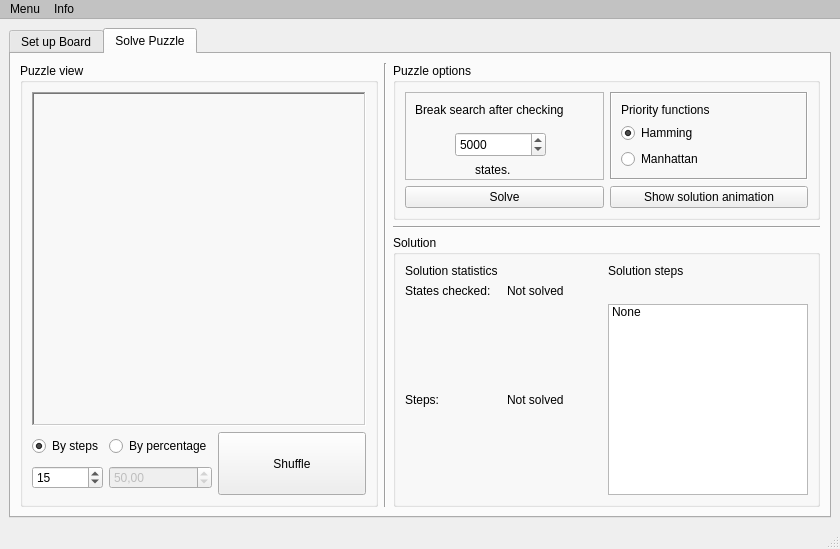
<?xml version="1.0" encoding="UTF-8"?>
<ui version="4.0">
 <class>PuzzleSolverStartScreen</class>
 <widget class="QMainWindow" name="PuzzleSolverStartScreen">
  <property name="geometry">
   <rect>
    <x>0</x>
    <y>0</y>
    <width>840</width>
    <height>549</height>
   </rect>
  </property>
  <property name="sizePolicy">
   <sizepolicy hsizetype="Fixed" vsizetype="Fixed">
    <horstretch>0</horstretch>
    <verstretch>0</verstretch>
   </sizepolicy>
  </property>
  <property name="contextMenuPolicy">
   <enum>Qt::ActionsContextMenu</enum>
  </property>
  <property name="windowTitle">
   <string>Puzzle Solver</string>
  </property>
  <property name="locale">
   <locale language="Polish" country="Poland"/>
  </property>
  <property name="tabShape">
   <enum>QTabWidget::Rounded</enum>
  </property>
  <property name="unifiedTitleAndToolBarOnMac">
   <bool>false</bool>
  </property>
  <widget class="QWidget" name="centralwidget">
   <layout class="QGridLayout" name="gridLayout">
    <item row="0" column="0">
     <widget class="QTabWidget" name="tabsMainWindow">
      <property name="enabled">
       <bool>true</bool>
      </property>
      <property name="currentIndex">
       <number>1</number>
      </property>
      <property name="documentMode">
       <bool>false</bool>
      </property>
      <property name="movable">
       <bool>false</bool>
      </property>
      <widget class="QWidget" name="setupBoardTab">
       <attribute name="title">
        <string>Set up Board</string>
       </attribute>
       <layout class="QGridLayout" name="gridLayout_3">
        <item row="0" column="0">
         <widget class="QFrame" name="frame_3">
          <property name="frameShape">
           <enum>QFrame::StyledPanel</enum>
          </property>
          <property name="frameShadow">
           <enum>QFrame::Raised</enum>
          </property>
          <widget class="QWidget" name="layoutWidget">
           <property name="geometry">
            <rect>
             <x>20</x>
             <y>10</y>
             <width>761</width>
             <height>281</height>
            </rect>
           </property>
           <layout class="QVBoxLayout" name="verticalLayout_4">
            <item>
             <widget class="QLabel" name="label_2">
              <property name="text">
               <string>Welcome in PuzzleSolver</string>
              </property>
             </widget>
            </item>
            <item>
             <layout class="QHBoxLayout" name="horizontalLayout">
              <item>
               <layout class="QVBoxLayout" name="verticalLayout_3">
                <item>
                 <widget class="QFrame" name="frame">
                  <property name="sizePolicy">
                   <sizepolicy hsizetype="Preferred" vsizetype="MinimumExpanding">
                    <horstretch>0</horstretch>
                    <verstretch>0</verstretch>
                   </sizepolicy>
                  </property>
                  <property name="frameShape">
                   <enum>QFrame::WinPanel</enum>
                  </property>
                  <property name="frameShadow">
                   <enum>QFrame::Sunken</enum>
                  </property>
                  <widget class="QWidget" name="layoutWidget_2">
                   <property name="geometry">
                    <rect>
                     <x>6</x>
                     <y>11</y>
                     <width>321</width>
                     <height>171</height>
                    </rect>
                   </property>
                   <layout class="QVBoxLayout" name="verticalLayout">
                    <item>
                     <widget class="QLabel" name="label">
                      <property name="frameShape">
                       <enum>QFrame::NoFrame</enum>
                      </property>
                      <property name="text">
                       <string>Please choose board size first:</string>
                      </property>
                     </widget>
                    </item>
                    <item>
                     <widget class="QLabel" name="labelBoardSize">
                      <property name="maximumSize">
                       <size>
                        <width>16777215</width>
                        <height>25</height>
                       </size>
                      </property>
                      <property name="font">
                       <font>
                        <family>DejaVu Sans</family>
                        <pointsize>11</pointsize>
                        <weight>75</weight>
                        <bold>true</bold>
                       </font>
                      </property>
                      <property name="text">
                       <string>3 x 3</string>
                      </property>
                      <property name="alignment">
                       <set>Qt::AlignCenter</set>
                      </property>
                     </widget>
                    </item>
                    <item>
                     <layout class="QGridLayout" name="gridLayout_2">
                      <item row="0" column="0">
                       <widget class="QLabel" name="label_3">
                        <property name="text">
                         <string>Horizontal size(X)</string>
                        </property>
                       </widget>
                      </item>
                      <item row="0" column="1">
                       <widget class="QSlider" name="horizontalBoardSizeSlider">
                        <property name="minimum">
                         <number>2</number>
                        </property>
                        <property name="maximum">
                         <number>6</number>
                        </property>
                        <property name="pageStep">
                         <number>1</number>
                        </property>
                        <property name="sliderPosition">
                         <number>3</number>
                        </property>
                        <property name="orientation">
                         <enum>Qt::Horizontal</enum>
                        </property>
                       </widget>
                      </item>
                      <item row="1" column="0">
                       <widget class="QLabel" name="label_4">
                        <property name="text">
                         <string>Vertical size(Y)</string>
                        </property>
                       </widget>
                      </item>
                      <item row="1" column="1">
                       <widget class="QSlider" name="verticalBoardSizeSlider">
                        <property name="minimum">
                         <number>2</number>
                        </property>
                        <property name="maximum">
                         <number>6</number>
                        </property>
                        <property name="pageStep">
                         <number>1</number>
                        </property>
                        <property name="value">
                         <number>3</number>
                        </property>
                        <property name="orientation">
                         <enum>Qt::Horizontal</enum>
                        </property>
                        <property name="invertedAppearance">
                         <bool>false</bool>
                        </property>
                        <property name="tickPosition">
                         <enum>QSlider::NoTicks</enum>
                        </property>
                       </widget>
                      </item>
                     </layout>
                    </item>
                   </layout>
                  </widget>
                 </widget>
                </item>
                <item>
                 <widget class="QPushButton" name="buttonCreateNewBoard">
                  <property name="text">
                   <string>Create new board</string>
                  </property>
                 </widget>
                </item>
               </layout>
              </item>
              <item>
               <widget class="Line" name="line">
                <property name="orientation">
                 <enum>Qt::Vertical</enum>
                </property>
               </widget>
              </item>
              <item>
               <widget class="QFrame" name="frame_2">
                <property name="frameShape">
                 <enum>QFrame::WinPanel</enum>
                </property>
                <property name="frameShadow">
                 <enum>QFrame::Sunken</enum>
                </property>
                <layout class="QFormLayout" name="formLayout">
                 <property name="fieldGrowthPolicy">
                  <enum>QFormLayout::AllNonFixedFieldsGrow</enum>
                 </property>
                 <item row="0" column="0" colspan="2">
                  <widget class="QGroupBox" name="groupBox_2">
                   <property name="title">
                    <string>Preview</string>
                   </property>
                  </widget>
                 </item>
                </layout>
               </widget>
              </item>
             </layout>
            </item>
           </layout>
          </widget>
         </widget>
        </item>
       </layout>
      </widget>
      <widget class="QWidget" name="solveBoard">
       <attribute name="title">
        <string>Solve Puzzle</string>
       </attribute>
       <layout class="QGridLayout" name="gridLayout_7">
        <item row="0" column="0">
         <layout class="QHBoxLayout" name="horizontalLayout_2">
          <item>
           <widget class="QGroupBox" name="framePuzzleContainerGroupBox">
            <property name="title">
             <string>Puzzle view</string>
            </property>
            <property name="flat">
             <bool>false</bool>
            </property>
            <property name="checkable">
             <bool>false</bool>
            </property>
            <layout class="QVBoxLayout" name="verticalLayout_6">
             <item>
              <widget class="QFrame" name="framePuzzleContainer">
               <property name="enabled">
                <bool>true</bool>
               </property>
               <property name="minimumSize">
                <size>
                 <width>334</width>
                 <height>334</height>
                </size>
               </property>
               <property name="maximumSize">
                <size>
                 <width>334</width>
                 <height>334</height>
                </size>
               </property>
               <property name="baseSize">
                <size>
                 <width>334</width>
                 <height>334</height>
                </size>
               </property>
               <property name="autoFillBackground">
                <bool>false</bool>
               </property>
               <property name="frameShape">
                <enum>QFrame::WinPanel</enum>
               </property>
               <property name="frameShadow">
                <enum>QFrame::Sunken</enum>
               </property>
              </widget>
             </item>
             <item>
              <layout class="QGridLayout" name="gridLayout_9">
               <item row="0" column="0">
                <layout class="QGridLayout" name="gridLayout_8">
                 <item row="2" column="2">
                  <widget class="QSpinBox" name="editShuffleStepNum">
                   <property name="value">
                    <number>15</number>
                   </property>
                  </widget>
                 </item>
                 <item row="1" column="2">
                  <widget class="QRadioButton" name="radioShuffleSteps">
                   <property name="text">
                    <string>By steps</string>
                   </property>
                   <property name="checked">
                    <bool>true</bool>
                   </property>
                  </widget>
                 </item>
                 <item row="2" column="3">
                  <widget class="QDoubleSpinBox" name="editShufflePercentage">
                   <property name="enabled">
                    <bool>false</bool>
                   </property>
                   <property name="suffix">
                    <string notr="true"/>
                   </property>
                   <property name="decimals">
                    <number>2</number>
                   </property>
                   <property name="singleStep">
                    <double>1.500000000000000</double>
                   </property>
                   <property name="value">
                    <double>50.000000000000000</double>
                   </property>
                  </widget>
                 </item>
                 <item row="1" column="3">
                  <widget class="QRadioButton" name="radioShufflePercentage">
                   <property name="text">
                    <string>By percentage</string>
                   </property>
                  </widget>
                 </item>
                </layout>
               </item>
               <item row="0" column="1">
                <widget class="QPushButton" name="buttonShuffle">
                 <property name="sizePolicy">
                  <sizepolicy hsizetype="Minimum" vsizetype="MinimumExpanding">
                   <horstretch>0</horstretch>
                   <verstretch>0</verstretch>
                  </sizepolicy>
                 </property>
                 <property name="text">
                  <string>Shuffle</string>
                 </property>
                </widget>
               </item>
              </layout>
             </item>
            </layout>
           </widget>
          </item>
          <item>
           <widget class="Line" name="line_3">
            <property name="orientation">
             <enum>Qt::Vertical</enum>
            </property>
           </widget>
          </item>
          <item>
           <layout class="QVBoxLayout" name="verticalLayout_2">
            <item>
             <widget class="QGroupBox" name="groupBox_3">
              <property name="title">
               <string>Puzzle options</string>
              </property>
              <layout class="QGridLayout" name="gridLayout_5">
               <item row="0" column="1">
                <widget class="QFrame" name="frame_5">
                 <property name="layoutDirection">
                  <enum>Qt::LeftToRight</enum>
                 </property>
                 <property name="frameShape">
                  <enum>QFrame::Box</enum>
                 </property>
                 <property name="frameShadow">
                  <enum>QFrame::Sunken</enum>
                 </property>
                 <layout class="QVBoxLayout" name="verticalLayout_5">
                  <item>
                   <widget class="QLabel" name="label_6">
                    <property name="text">
                     <string>Priority functions</string>
                    </property>
                   </widget>
                  </item>
                  <item>
                   <widget class="QRadioButton" name="radioButton">
                    <property name="text">
                     <string>Hamming</string>
                    </property>
                    <property name="checked">
                     <bool>true</bool>
                    </property>
                   </widget>
                  </item>
                  <item>
                   <widget class="QRadioButton" name="radioButton_2">
                    <property name="text">
                     <string>Manhattan</string>
                    </property>
                   </widget>
                  </item>
                 </layout>
                </widget>
               </item>
               <item row="0" column="0">
                <widget class="QFrame" name="frame_6">
                 <property name="frameShape">
                  <enum>QFrame::StyledPanel</enum>
                 </property>
                 <property name="frameShadow">
                  <enum>QFrame::Raised</enum>
                 </property>
                 <widget class="QLabel" name="label_8">
                  <property name="geometry">
                   <rect>
                    <x>10</x>
                    <y>10</y>
                    <width>181</width>
                    <height>16</height>
                   </rect>
                  </property>
                  <property name="text">
                   <string>Break search after checking</string>
                  </property>
                 </widget>
                 <widget class="QLabel" name="label_9">
                  <property name="geometry">
                   <rect>
                    <x>70</x>
                    <y>70</y>
                    <width>57</width>
                    <height>15</height>
                   </rect>
                  </property>
                  <property name="text">
                   <string>states.</string>
                  </property>
                 </widget>
                 <widget class="QSpinBox" name="checkMaxStates">
                  <property name="geometry">
                   <rect>
                    <x>50</x>
                    <y>40</y>
                    <width>91</width>
                    <height>25</height>
                   </rect>
                  </property>
                  <property name="minimum">
                   <number>1</number>
                  </property>
                  <property name="maximum">
                   <number>50000</number>
                  </property>
                  <property name="singleStep">
                   <number>100</number>
                  </property>
                  <property name="value">
                   <number>5000</number>
                  </property>
                 </widget>
                </widget>
               </item>
               <item row="1" column="1">
                <widget class="QPushButton" name="buttonAnimateSteps">
                 <property name="enabled">
                  <bool>true</bool>
                 </property>
                 <property name="text">
                  <string>Show solution animation</string>
                 </property>
                 <property name="flat">
                  <bool>false</bool>
                 </property>
                </widget>
               </item>
               <item row="1" column="0">
                <widget class="QPushButton" name="buttonSolvePuzzle">
                 <property name="autoFillBackground">
                  <bool>false</bool>
                 </property>
                 <property name="text">
                  <string>Solve</string>
                 </property>
                 <property name="flat">
                  <bool>false</bool>
                 </property>
                </widget>
               </item>
              </layout>
             </widget>
            </item>
            <item>
             <widget class="Line" name="line_4">
              <property name="orientation">
               <enum>Qt::Horizontal</enum>
              </property>
             </widget>
            </item>
            <item>
             <widget class="QGroupBox" name="groupBox_4">
              <property name="title">
               <string>Solution</string>
              </property>
              <layout class="QGridLayout" name="gridLayout_6">
               <item row="1" column="3">
                <widget class="QLabel" name="labelSolSteps">
                 <property name="text">
                  <string>Solution steps</string>
                 </property>
                </widget>
               </item>
               <item row="3" column="3">
                <widget class="QListWidget" name="listSolutionSteps">
                 <property name="maximumSize">
                  <size>
                   <width>200</width>
                   <height>16777215</height>
                  </size>
                 </property>
                 <property name="alternatingRowColors">
                  <bool>true</bool>
                 </property>
                 <property name="selectionMode">
                  <enum>QAbstractItemView::NoSelection</enum>
                 </property>
                 <property name="layoutMode">
                  <enum>QListView::SinglePass</enum>
                 </property>
                 <property name="spacing">
                  <number>2</number>
                 </property>
                 <property name="uniformItemSizes">
                  <bool>false</bool>
                 </property>
                 <property name="wordWrap">
                  <bool>false</bool>
                 </property>
                 <property name="selectionRectVisible">
                  <bool>false</bool>
                 </property>
                 <property name="sortingEnabled">
                  <bool>false</bool>
                 </property>
                 <item>
                  <property name="text">
                   <string>None</string>
                  </property>
                 </item>
                </widget>
               </item>
               <item row="1" column="1">
                <widget class="QLabel" name="labelSuccess">
                 <property name="text">
                  <string>Solution statistics</string>
                 </property>
                </widget>
               </item>
               <item row="3" column="2">
                <widget class="QLabel" name="labelSteps">
                 <property name="text">
                  <string>Not solved</string>
                 </property>
                </widget>
               </item>
               <item row="3" column="1">
                <widget class="QLabel" name="label_5">
                 <property name="text">
                  <string>Steps:</string>
                 </property>
                </widget>
               </item>
               <item row="2" column="1">
                <widget class="QLabel" name="label_7">
                 <property name="text">
                  <string>States checked:</string>
                 </property>
                </widget>
               </item>
               <item row="2" column="2">
                <widget class="QLabel" name="labelStatesChecked">
                 <property name="text">
                  <string>Not solved</string>
                 </property>
                </widget>
               </item>
              </layout>
             </widget>
            </item>
           </layout>
          </item>
         </layout>
        </item>
       </layout>
      </widget>
     </widget>
    </item>
   </layout>
  </widget>
  <widget class="QMenuBar" name="menubar">
   <property name="geometry">
    <rect>
     <x>0</x>
     <y>0</y>
     <width>840</width>
     <height>25</height>
    </rect>
   </property>
   <property name="palette">
    <palette>
     <active>
      <colorrole role="WindowText">
       <brush brushstyle="SolidPattern">
        <color alpha="255">
         <red>0</red>
         <green>0</green>
         <blue>0</blue>
        </color>
       </brush>
      </colorrole>
      <colorrole role="Button">
       <brush brushstyle="SolidPattern">
        <color alpha="255">
         <red>194</red>
         <green>194</green>
         <blue>194</blue>
        </color>
       </brush>
      </colorrole>
      <colorrole role="Light">
       <brush brushstyle="SolidPattern">
        <color alpha="255">
         <red>255</red>
         <green>255</green>
         <blue>255</blue>
        </color>
       </brush>
      </colorrole>
      <colorrole role="Midlight">
       <brush brushstyle="SolidPattern">
        <color alpha="255">
         <red>224</red>
         <green>224</green>
         <blue>224</blue>
        </color>
       </brush>
      </colorrole>
      <colorrole role="Dark">
       <brush brushstyle="SolidPattern">
        <color alpha="255">
         <red>97</red>
         <green>97</green>
         <blue>97</blue>
        </color>
       </brush>
      </colorrole>
      <colorrole role="Mid">
       <brush brushstyle="SolidPattern">
        <color alpha="255">
         <red>129</red>
         <green>129</green>
         <blue>129</blue>
        </color>
       </brush>
      </colorrole>
      <colorrole role="Text">
       <brush brushstyle="SolidPattern">
        <color alpha="255">
         <red>0</red>
         <green>0</green>
         <blue>0</blue>
        </color>
       </brush>
      </colorrole>
      <colorrole role="BrightText">
       <brush brushstyle="SolidPattern">
        <color alpha="255">
         <red>255</red>
         <green>255</green>
         <blue>255</blue>
        </color>
       </brush>
      </colorrole>
      <colorrole role="ButtonText">
       <brush brushstyle="SolidPattern">
        <color alpha="255">
         <red>0</red>
         <green>0</green>
         <blue>0</blue>
        </color>
       </brush>
      </colorrole>
      <colorrole role="Base">
       <brush brushstyle="SolidPattern">
        <color alpha="255">
         <red>255</red>
         <green>255</green>
         <blue>255</blue>
        </color>
       </brush>
      </colorrole>
      <colorrole role="Window">
       <brush brushstyle="SolidPattern">
        <color alpha="255">
         <red>194</red>
         <green>194</green>
         <blue>194</blue>
        </color>
       </brush>
      </colorrole>
      <colorrole role="Shadow">
       <brush brushstyle="SolidPattern">
        <color alpha="255">
         <red>0</red>
         <green>0</green>
         <blue>0</blue>
        </color>
       </brush>
      </colorrole>
      <colorrole role="AlternateBase">
       <brush brushstyle="SolidPattern">
        <color alpha="255">
         <red>224</red>
         <green>224</green>
         <blue>224</blue>
        </color>
       </brush>
      </colorrole>
      <colorrole role="ToolTipBase">
       <brush brushstyle="SolidPattern">
        <color alpha="255">
         <red>255</red>
         <green>255</green>
         <blue>220</blue>
        </color>
       </brush>
      </colorrole>
      <colorrole role="ToolTipText">
       <brush brushstyle="SolidPattern">
        <color alpha="255">
         <red>0</red>
         <green>0</green>
         <blue>0</blue>
        </color>
       </brush>
      </colorrole>
     </active>
     <inactive>
      <colorrole role="WindowText">
       <brush brushstyle="SolidPattern">
        <color alpha="255">
         <red>0</red>
         <green>0</green>
         <blue>0</blue>
        </color>
       </brush>
      </colorrole>
      <colorrole role="Button">
       <brush brushstyle="SolidPattern">
        <color alpha="255">
         <red>194</red>
         <green>194</green>
         <blue>194</blue>
        </color>
       </brush>
      </colorrole>
      <colorrole role="Light">
       <brush brushstyle="SolidPattern">
        <color alpha="255">
         <red>255</red>
         <green>255</green>
         <blue>255</blue>
        </color>
       </brush>
      </colorrole>
      <colorrole role="Midlight">
       <brush brushstyle="SolidPattern">
        <color alpha="255">
         <red>224</red>
         <green>224</green>
         <blue>224</blue>
        </color>
       </brush>
      </colorrole>
      <colorrole role="Dark">
       <brush brushstyle="SolidPattern">
        <color alpha="255">
         <red>97</red>
         <green>97</green>
         <blue>97</blue>
        </color>
       </brush>
      </colorrole>
      <colorrole role="Mid">
       <brush brushstyle="SolidPattern">
        <color alpha="255">
         <red>129</red>
         <green>129</green>
         <blue>129</blue>
        </color>
       </brush>
      </colorrole>
      <colorrole role="Text">
       <brush brushstyle="SolidPattern">
        <color alpha="255">
         <red>0</red>
         <green>0</green>
         <blue>0</blue>
        </color>
       </brush>
      </colorrole>
      <colorrole role="BrightText">
       <brush brushstyle="SolidPattern">
        <color alpha="255">
         <red>255</red>
         <green>255</green>
         <blue>255</blue>
        </color>
       </brush>
      </colorrole>
      <colorrole role="ButtonText">
       <brush brushstyle="SolidPattern">
        <color alpha="255">
         <red>0</red>
         <green>0</green>
         <blue>0</blue>
        </color>
       </brush>
      </colorrole>
      <colorrole role="Base">
       <brush brushstyle="SolidPattern">
        <color alpha="255">
         <red>255</red>
         <green>255</green>
         <blue>255</blue>
        </color>
       </brush>
      </colorrole>
      <colorrole role="Window">
       <brush brushstyle="SolidPattern">
        <color alpha="255">
         <red>194</red>
         <green>194</green>
         <blue>194</blue>
        </color>
       </brush>
      </colorrole>
      <colorrole role="Shadow">
       <brush brushstyle="SolidPattern">
        <color alpha="255">
         <red>0</red>
         <green>0</green>
         <blue>0</blue>
        </color>
       </brush>
      </colorrole>
      <colorrole role="AlternateBase">
       <brush brushstyle="SolidPattern">
        <color alpha="255">
         <red>224</red>
         <green>224</green>
         <blue>224</blue>
        </color>
       </brush>
      </colorrole>
      <colorrole role="ToolTipBase">
       <brush brushstyle="SolidPattern">
        <color alpha="255">
         <red>255</red>
         <green>255</green>
         <blue>220</blue>
        </color>
       </brush>
      </colorrole>
      <colorrole role="ToolTipText">
       <brush brushstyle="SolidPattern">
        <color alpha="255">
         <red>0</red>
         <green>0</green>
         <blue>0</blue>
        </color>
       </brush>
      </colorrole>
     </inactive>
     <disabled>
      <colorrole role="WindowText">
       <brush brushstyle="SolidPattern">
        <color alpha="255">
         <red>97</red>
         <green>97</green>
         <blue>97</blue>
        </color>
       </brush>
      </colorrole>
      <colorrole role="Button">
       <brush brushstyle="SolidPattern">
        <color alpha="255">
         <red>194</red>
         <green>194</green>
         <blue>194</blue>
        </color>
       </brush>
      </colorrole>
      <colorrole role="Light">
       <brush brushstyle="SolidPattern">
        <color alpha="255">
         <red>255</red>
         <green>255</green>
         <blue>255</blue>
        </color>
       </brush>
      </colorrole>
      <colorrole role="Midlight">
       <brush brushstyle="SolidPattern">
        <color alpha="255">
         <red>224</red>
         <green>224</green>
         <blue>224</blue>
        </color>
       </brush>
      </colorrole>
      <colorrole role="Dark">
       <brush brushstyle="SolidPattern">
        <color alpha="255">
         <red>97</red>
         <green>97</green>
         <blue>97</blue>
        </color>
       </brush>
      </colorrole>
      <colorrole role="Mid">
       <brush brushstyle="SolidPattern">
        <color alpha="255">
         <red>129</red>
         <green>129</green>
         <blue>129</blue>
        </color>
       </brush>
      </colorrole>
      <colorrole role="Text">
       <brush brushstyle="SolidPattern">
        <color alpha="255">
         <red>97</red>
         <green>97</green>
         <blue>97</blue>
        </color>
       </brush>
      </colorrole>
      <colorrole role="BrightText">
       <brush brushstyle="SolidPattern">
        <color alpha="255">
         <red>255</red>
         <green>255</green>
         <blue>255</blue>
        </color>
       </brush>
      </colorrole>
      <colorrole role="ButtonText">
       <brush brushstyle="SolidPattern">
        <color alpha="255">
         <red>97</red>
         <green>97</green>
         <blue>97</blue>
        </color>
       </brush>
      </colorrole>
      <colorrole role="Base">
       <brush brushstyle="SolidPattern">
        <color alpha="255">
         <red>194</red>
         <green>194</green>
         <blue>194</blue>
        </color>
       </brush>
      </colorrole>
      <colorrole role="Window">
       <brush brushstyle="SolidPattern">
        <color alpha="255">
         <red>194</red>
         <green>194</green>
         <blue>194</blue>
        </color>
       </brush>
      </colorrole>
      <colorrole role="Shadow">
       <brush brushstyle="SolidPattern">
        <color alpha="255">
         <red>0</red>
         <green>0</green>
         <blue>0</blue>
        </color>
       </brush>
      </colorrole>
      <colorrole role="AlternateBase">
       <brush brushstyle="SolidPattern">
        <color alpha="255">
         <red>194</red>
         <green>194</green>
         <blue>194</blue>
        </color>
       </brush>
      </colorrole>
      <colorrole role="ToolTipBase">
       <brush brushstyle="SolidPattern">
        <color alpha="255">
         <red>255</red>
         <green>255</green>
         <blue>220</blue>
        </color>
       </brush>
      </colorrole>
      <colorrole role="ToolTipText">
       <brush brushstyle="SolidPattern">
        <color alpha="255">
         <red>0</red>
         <green>0</green>
         <blue>0</blue>
        </color>
       </brush>
      </colorrole>
     </disabled>
    </palette>
   </property>
   <property name="autoFillBackground">
    <bool>true</bool>
   </property>
   <widget class="QMenu" name="menuMenu">
    <property name="title">
     <string>Menu</string>
    </property>
    <widget class="QMenu" name="menuOptions">
     <property name="title">
      <string>Options</string>
     </property>
     <widget class="QMenu" name="menuLanguage">
      <property name="title">
       <string>Language</string>
      </property>
      <addaction name="actionPolish"/>
      <addaction name="actionEnglish"/>
     </widget>
     <addaction name="menuLanguage"/>
    </widget>
    <addaction name="menuOptions"/>
    <addaction name="separator"/>
    <addaction name="actionExit"/>
   </widget>
   <widget class="QMenu" name="menuInfo">
    <property name="title">
     <string>Info</string>
    </property>
    <addaction name="actionAuthor"/>
   </widget>
   <addaction name="menuMenu"/>
   <addaction name="menuInfo"/>
  </widget>
  <widget class="QStatusBar" name="statusbar"/>
  <action name="actionExit">
   <property name="text">
    <string>Exit</string>
   </property>
  </action>
  <action name="actionPolish">
   <property name="text">
    <string>Polish</string>
   </property>
  </action>
  <action name="actionEnglish">
   <property name="text">
    <string>English</string>
   </property>
  </action>
  <action name="actionAuthor">
   <property name="text">
    <string>Author</string>
   </property>
  </action>
 </widget>
 <resources/>
 <connections/>
</ui>
